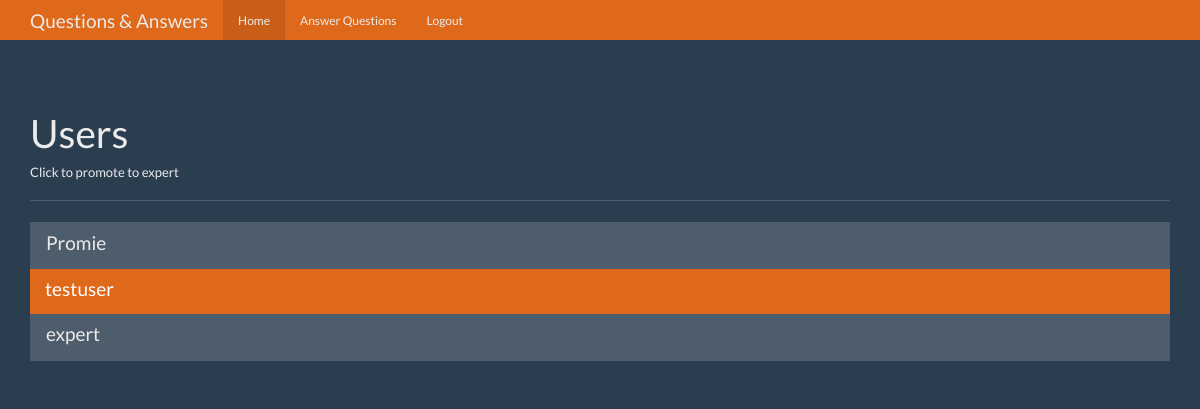
Page /users (signed in) on the earlier database version.
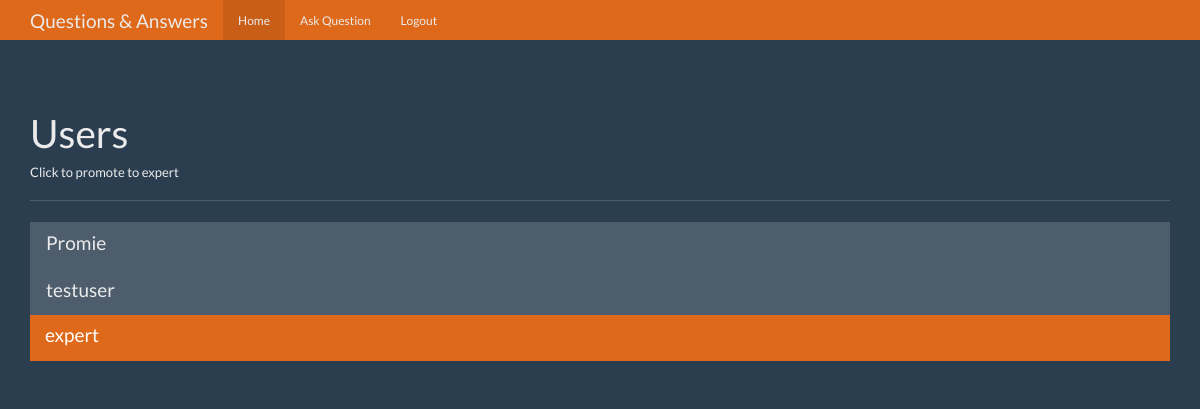
Same page on the later database version.
### tables this page shows
CREATE TABLE users(
    id integer primary key autoincrement,
    name text not null,
    password text not null,
    expert boolean not null,
    admin boolean not null
);

### app.py (the view)
@app.route('/users')
def users():
    user = get_current_user()
    db = get_db()
    user_cur = db.execute('''
                SELECT
                    id, name, expert, admin
                FROM
                    users
    ''')
    users_results = user_cur.fetchall()
    return render_template('users.html', title='Users', user=user, users_results=users_results)

### app.py (called while the page is built)
def get_current_user():
    user_result = None
    if 'user' in session:
        user = session['user']
        db = get_db()
        user_cur = db.execute('''
                    SELECT
                        id, name, password, expert, admin
                    FROM
                        users
                    WHERE
                        name = ?
        ''', [user])
        user_result = user_cur.fetchone()
    return user_result

### database.py (called while the page is built)
def connect_db():
    sql = sqlite3.connect('/Users/promieyutasane/Dropbox/Github/question-answer/qa.db')
    sql.row_factory = sqlite3.Row
    return sql

def get_db():
    if not hasattr(g, 'sqlite3_db'):
        g.sqlite_db = connect_db()
    return g.sqlite_db

### templates/users.html
{% extends 'layout.html' %}
{% block content %}
      <div class="page-header">
        <h1>Users</h1>
        <h6>Click to promote to expert</h6>
      </div>
      <div class="row">
        <div class="col-lg-12">
          <div class="list-group">
            {% for user in users_results %}
            <a href="{{ url_for('promoted', user_id=user['id']) }}" class="list-group-item {% if user['expert'] == 1 %}active{% endif %}">
              <h4 class="list-group-item-heading">{{ user['name'] }}</h4>
            </a>
            {% endfor %}
          </div>
        </div>
      </div>
{% endblock content %}

### templates/layout.html (shortened to what this page needs)
<!DOCTYPE html>
<html lang="en">
  <head>
    <link href="{{ url_for('static', filename='bootstrap.min.css') }}" rel="stylesheet">
    <link href="{{ url_for('static', filename='theme.css') }}" rel="stylesheet">
  </head>
  <body>
    <nav class="navbar navbar-inverse navbar-fixed-top">
      <div class="container">
        <div class="navbar-header">
          <a class="navbar-brand" href="{{ url_for('index') }}">Questions & Answers</a>
        </div>
        <div id="navbar" class="navbar-collapse collapse">
          <ul class="nav navbar-nav">
            <li class="active"><a href="{{ url_for('index') }}">Home</a></li>
            {% if user and user['admin'] == 0 and user['expert'] == 0 %}
                <li><a href="{{ url_for('ask') }}">Ask Question</a></li>
            {% endif %}
            {% if user and user['expert'] == 1 %}
                <li><a href="{{ url_for('answer') }}">Answer Questions</a></li>
            {% endif %}
            {% if user %}
                <li><a href="{{ url_for('logout') }}">Logout</a></li>
            {% endif %}
          </ul>
        </div>
      </div>
    </nav>
    <div class="container theme-showcase" role="main">
        {% block content %}{% endblock %}
    </div>
  </body>
</html>

### static/theme.css (style rules this page uses)
body { padding-top: 70px; padding-bottom: 30px; }

Differences in the rows shown:
changed users "testuser": expert True → False (drawn)
changed users "expert": expert False → True (drawn)
Other differences:
text no longer shown: "Answer Questions"
text now shown: "Ask Question"
